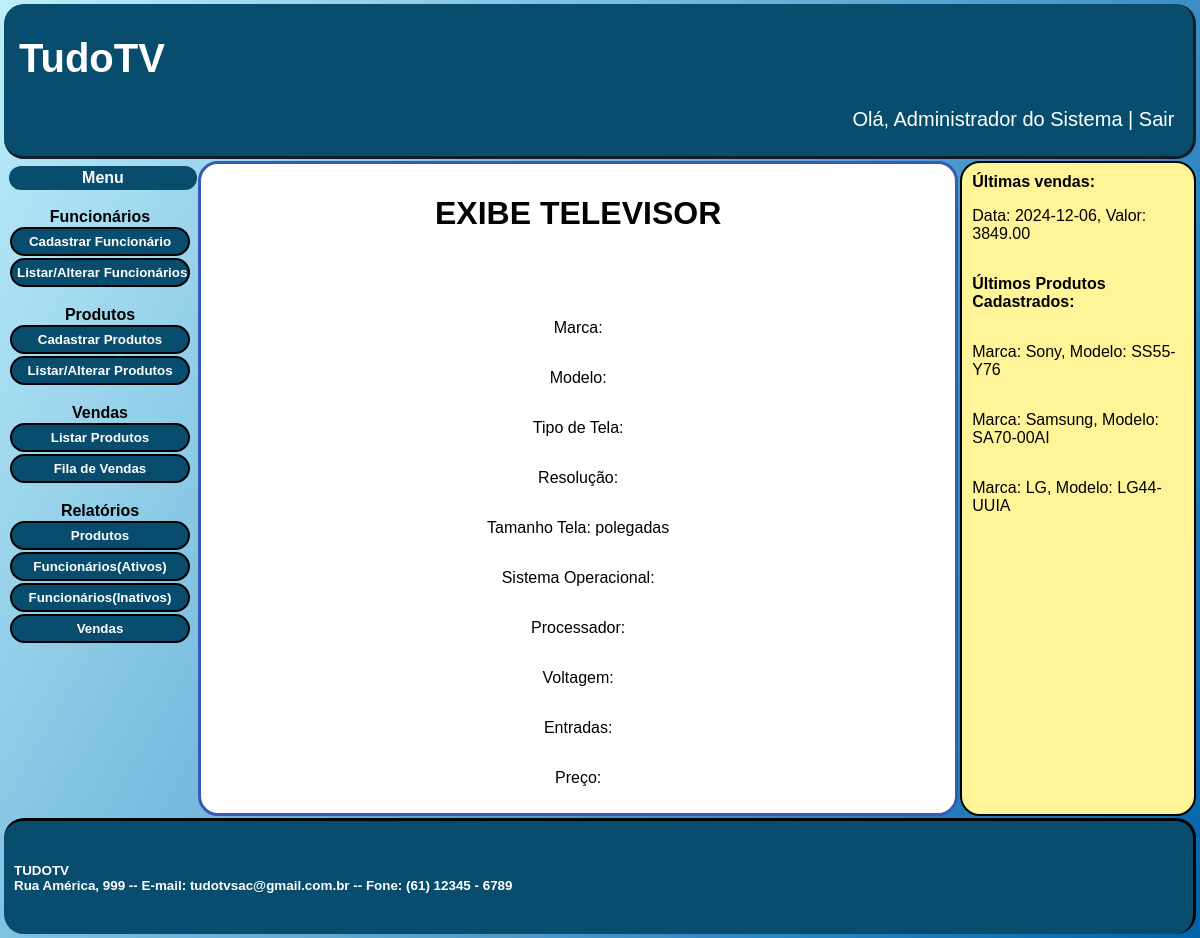
The page /exibeProduto.php (signed in) on the database its author committed.
### tables this page shows
CREATE TABLE `venda` (
  `id_venda` int(11) NOT NULL,
  `data_venda` date NOT NULL,
  `valor_total` decimal(10,2) NOT NULL,
  `funcionarios_id_funcionarios` int(11) NOT NULL
);

CREATE TABLE `televisor` (
  `id_tv` int(11) NOT NULL,
  `marca_tv` varchar(45) NOT NULL,
  `modelo_tv` varchar(45) NOT NULL,
  `tipo_tela_tv` varchar(45) NOT NULL,
  `resolucao_tv` varchar(45) NOT NULL,
  `preco_tv` decimal(10,2) NOT NULL,
  `foto_tv` varchar(100) NOT NULL,
  `fila_compra_tv` varchar(1) NOT NULL DEFAULT 'n',
  `venda_id_venda` int(11) DEFAULT NULL,
  `tamanho_tela_tv` varchar(45) NOT NULL,
  `entradas_tv` varchar(45) NOT NULL,
  `voltagem_tv` varchar(45) NOT NULL,
  `sistema_operacional_tv` varchar(45) NOT NULL,
  `processador_tv` varchar(45) NOT NULL
);

### noticiasGlobais.php (the view)
<?php
if ($_SESSION["Funcao"] == "administrador") {
?>
    <b>Últimas vendas:</b>
<?php
    $conectar = mysqli_connect("localhost", "root", "", "lojatv");
    $sql_consulta_ultima_venda = "SELECT data_venda, valor_total FROM venda ORDER BY id_venda DESC LIMIT 3";
    $sql_consulta_ultima_add = "SELECT marca_tv, modelo_tv FROM televisor ORDER BY id_tv DESC LIMIT 3";
    $resultado_consulta = mysqli_query($conectar, $sql_consulta_ultima_venda);
    $resultado_consulta2 = mysqli_query($conectar, $sql_consulta_ultima_add);
    while ($registro = mysqli_fetch_row($resultado_consulta)) {
        echo "<p>Data: $registro[0], Valor: $registro[1]</p>";
    }
?>
    <p><b>Últimos Produtos Cadastrados:</b></p>
<?php
    while ($registro = mysqli_fetch_row($resultado_consulta2)) {
        echo "<p>Marca: $registro[0], Modelo: $registro[1]</p>";
    }
?>
<?php
}else if ($_SESSION["Funcao"] == "estoquista"){
?>
    <b>Últimos Produtos Cadastrados:</b>
<?php
    $conectar = mysqli_connect("localhost", "root", "", "lojatv");
    $sql_consulta_ultima_add = "SELECT marca_tv, modelo_tv FROM televisor ORDER BY id_tv DESC LIMIT 3";
    $resultado_consulta = mysqli_query($conectar, $sql_consulta_ultima_add);
    while ($registro = mysqli_fetch_row($resultado_consulta)) {
        echo "<p>Marca: $registro[0], Modelo: $registro[1]</p>";
    }
?>
<?php }else if($_SESSION["Funcao"] == "vendedor"){
?>
        <b>Últimas vendas:</b>
<?php
    $conectar = mysqli_connect("localhost", "root", "", "lojatv");
    $sql_consulta_ultima_venda = "SELECT data_venda, valor_total FROM venda ORDER BY id_venda DESC LIMIT 3";
    $resultado_consulta = mysqli_query($conectar, $sql_consulta_ultima_venda);
    while ($registro = mysqli_fetch_row($resultado_consulta)) {
        echo "<p>Data: $registro[0], Valor: $registro[1]</p>";
    }
?>
<?php
}
?>

### style.css (style rules this page uses)
body { font-family: Arial, sans-serif; display: flex; flex-wrap: wrap; margin: 3px; flex: 1 1 100vw; background-image: linear-gradient(120deg, #bdeefa, #0063ad); background-attachment: fixed; }

### rows shown on the page
venda: data_venda "2024-12-06", valor_total "3849.00"
televisor: marca_tv "Sony", modelo_tv "SS55-Y76"
televisor: marca_tv "Samsung", modelo_tv "SA70-00AI"
televisor: marca_tv "LG", modelo_tv "LG44-UUIA"

### other values the page prints
$_SESSION["Nome"] "Administrador do Sistema"
